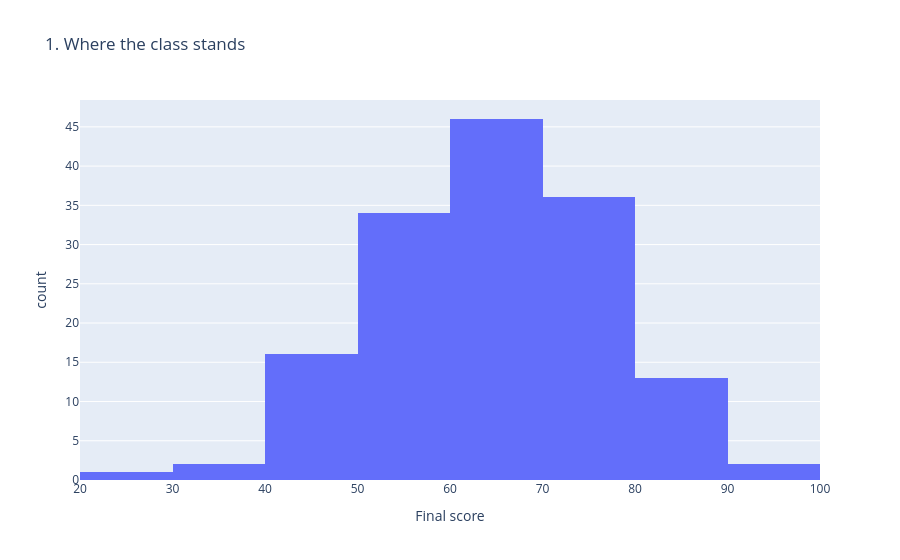
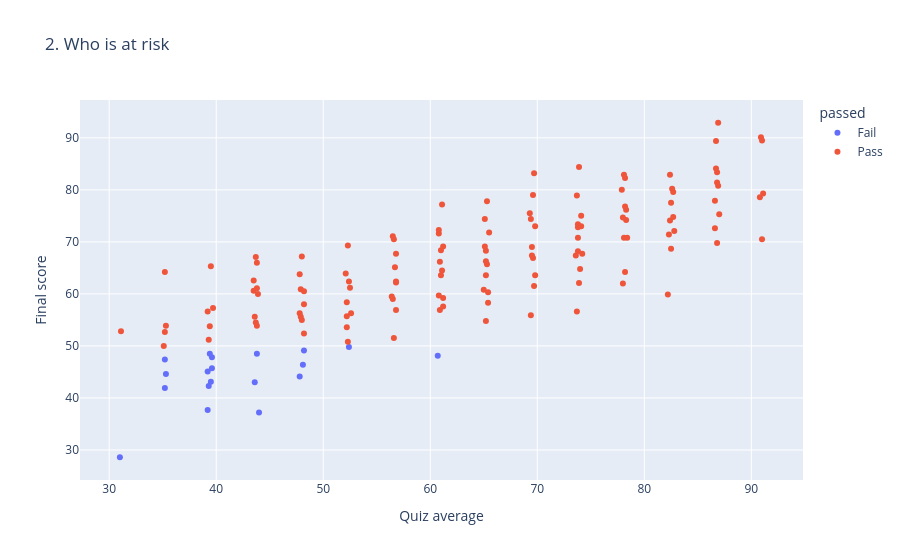
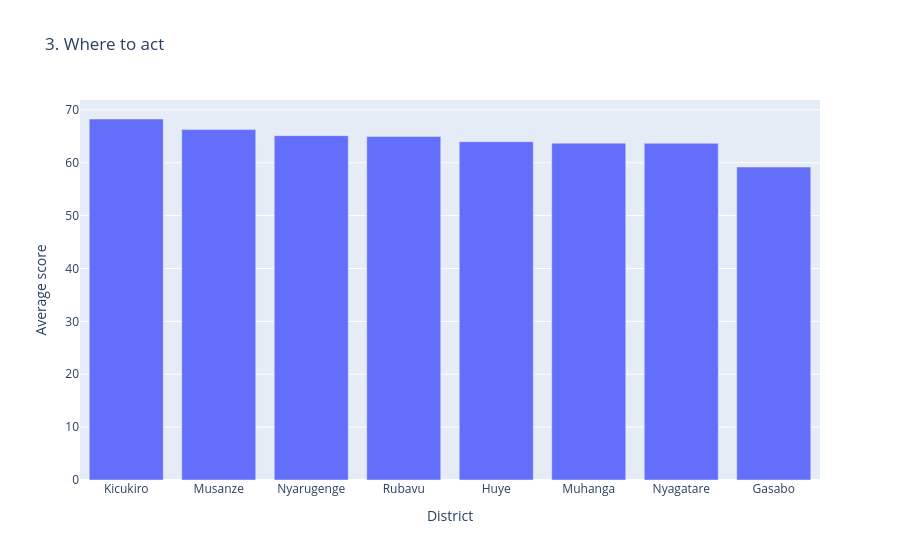

Notebook code for these charts, in order:
### Code cell
import plotly.express as px

# Pass/fail as readable labels, so Plotly uses two distinct colours
# (a 0/1 number would give a continuous colour bar instead)
plot_df = df.copy()
plot_df["passed"] = plot_df["passed"].map({1: "Pass", 0: "Fail"})

# (a) Histogram of scores, 12 bins
fig1 = px.histogram(
    plot_df, x="score", nbins=12,
    title="1. Where the class stands",
    labels={"score": "Final score"}
)
fig1.show()

# (b) Scatter: quiz average vs score, coloured by pass/fail, name on hover
fig2 = px.scatter(
    plot_df, x="quiz_avg", y="score",
    color="passed", hover_name="name",
    title="2. Who is at risk",
    labels={"quiz_avg": "Quiz average", "score": "Final score"}
)
fig2.show()

# (c) Bar chart: average score per district
district_avg = (
    df.groupby("district", as_index=False)["score"].mean()
      .sort_values("score", ascending=False)
)
fig3 = px.bar(
    district_avg, x="district", y="score",
    title="3. Where to act",
    labels={"score": "Average score", "district": "District"}
)
fig3.show()

### Figure 1 — Plotly figure (JSON) as saved in the notebook; plotly's stock layout.template omitted (floating-point values rounded to 4 significant figures; data arrays with more than 128 entries replaced by an {"elided": "..."} marker saying what was removed)
{"data": [{"bingroup": "x", "hovertemplate": "Final score=%{x}<br>count=%{y}<extra></extra>", "legendgroup": "", "marker": {"color": "#636efa", "pattern": {"shape": ""}}, "name": "", "nbinsx": 12, "orientation": "v", "showlegend": false, "type": "histogram", "x": {"elided": "150 float values"}, "xaxis": "x", "yaxis": "y"}], "layout": {"barmode": "relative", "legend": {"tracegroupgap": 0}, "title": {"text": "1. Where the class stands"}, "xaxis": {"anchor": "y", "domain": [0, 1], "title": {"text": "Final score"}}, "yaxis": {"anchor": "x", "domain": [0, 1], "title": {"text": "count"}}}}

### Figure 2 — Plotly figure (JSON) as saved in the notebook; plotly's stock layout.template omitted (floating-point values rounded to 4 significant figures; data arrays with more than 128 entries replaced by an {"elided": "..."} marker saying what was removed)
{"data": [{"hovertemplate": "<b>%{hovertext}</b><br><br>passed=Fail<br>Quiz average=%{x}<br>Final score=%{y}<extra></extra>", "hovertext": ["Aline Uwase", "Patrick Ingabire", "Josiane Uwimana", "Clarisse Ishimwe", "Bonaventure Mukamana", "Liliane Cyusa", "Janvier Karangwa", "Vestine Munyaneza", "Francoise Maniraguha", "Eric Uwizeyimana", "Grace Uwimana", "Claude Nyirahabimana", "Honorine Hakizimana", "Gilbert Ingabire", "Modeste Munyaneza", "Pascaline Hakizimana", "Protais Cyusa", "Alice Umuhoza", "Celestin Cyusa"], "legendgroup": "Fail", "marker": {"color": "#636efa", "symbol": "circle"}, "mode": "markers", "name": "Fail", "orientation": "v", "showlegend": true, "type": "scatter", "x": [31.0, 39.3, 39.6, 48.2, 60.7, 39.2, 43.6, 43.8, 52.4, 35.3, 47.8, 48.1, 35.2, 39.6, 44.0, 35.2, 39.4, 39.2, 39.5], "xaxis": "x", "y": [28.6, 42.3, 47.8, 49.1, 48.1, 45.1, 43.0, 48.5, 49.8, 44.6, 44.1, 46.4, 47.4, 45.7, 37.2, 41.9, 48.5, 37.7, 43.1], "yaxis": "y"}, {"hovertemplate": "<b>%{hovertext}</b><br><br>passed=Pass<br>Quiz average=%{x}<br>Final score=%{y}<extra></extra>", "hovertext": {"elided": "131 str values"}, "legendgroup": "Pass", "marker": {"color": "#EF553B", "symbol": "circle"}, "mode": "markers", "name": "Pass", "orientation": "v", "showlegend": true, "type": "scatter", "x": {"elided": "131 float values"}, "xaxis": "x", "y": {"elided": "131 float values"}, "yaxis": "y"}], "layout": {"legend": {"title": {"text": "passed"}, "tracegroupgap": 0}, "title": {"text": "2. Who is at risk"}, "xaxis": {"anchor": "y", "domain": [0, 1], "title": {"text": "Quiz average"}}, "yaxis": {"anchor": "x", "domain": [0, 1], "title": {"text": "Final score"}}}}

### Figure 3 — Plotly figure (JSON) as saved in the notebook; plotly's stock layout.template omitted (floating-point values rounded to 4 significant figures)
{"data": [{"hovertemplate": "District=%{x}<br>Average score=%{y}<extra></extra>", "legendgroup": "", "marker": {"color": "#636efa", "pattern": {"shape": ""}}, "name": "", "orientation": "v", "showlegend": false, "textposition": "auto", "type": "bar", "x": ["Kicukiro", "Musanze", "Nyarugenge", "Rubavu", "Huye", "Muhanga", "Nyagatare", "Gasabo"], "xaxis": "x", "y": [68.28, 66.27, 65.13, 64.96, 63.98, 63.72, 63.68, 59.19], "yaxis": "y"}], "layout": {"barmode": "relative", "legend": {"tracegroupgap": 0}, "title": {"text": "3. Where to act"}, "xaxis": {"anchor": "y", "domain": [0, 1], "title": {"text": "District"}}, "yaxis": {"anchor": "x", "domain": [0, 1], "title": {"text": "Average score"}}}}
